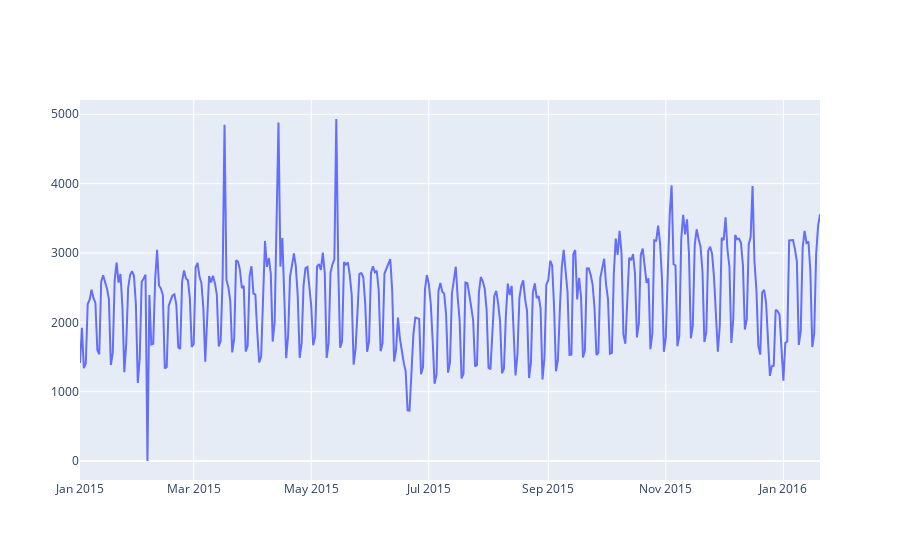

The cell this chart's notebook holds for it:
### Code cell
plotly_df(df.set_index("date")[["count"]])

### Figure 1 — Plotly figure (JSON) as saved in the notebook; plotly's stock layout.template omitted (floating-point values rounded to 4 significant figures; data arrays with more than 128 entries replaced by an {"elided": "..."} marker saying what was removed)
{"data": [{"mode": "lines", "name": "count", "type": "scatter", "x": {"elided": "384 str values"}, "y": {"elided": "384 int values"}}], "layout": {"title": {"text": ""}}}
